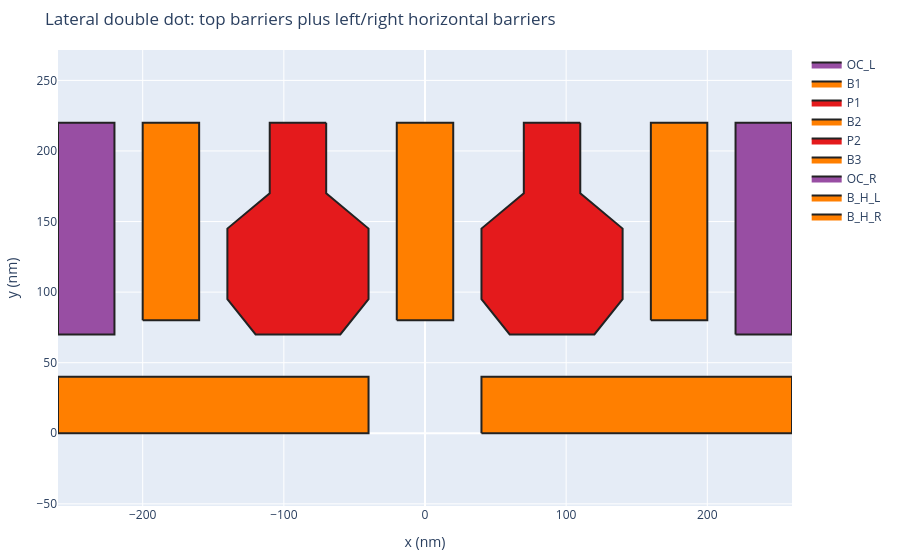

The cell this chart's notebook holds for it:
### Markdown cell above
### 1.1 Exact polygon view and standalone PHIDL device

### Code cell
layout_fig = plot_layout_spec_2d(
    layout_spec,
    title="Lateral double dot: top barriers plus left/right horizontal barriers",
)
layout_fig.show()

device = Device(STEM)
for item in layout_spec:
    layer = (item["gds_layer"], item["gds_datatype"])
    for polygon in item["polygon_xy_nm"]:
        device.add_polygon(polygon, layer=layer)

device.write_gds(str(GDS_PATH))
device.write_svg(str(SVG_PATH))
LAYOUT_SPEC_PATH.write_text(json.dumps(layout_spec, indent=2), encoding="utf-8")
print("Device bbox:", device.bbox)
print("GDS:", GDS_PATH)
print("SVG:", SVG_PATH)

### Figure 1 — Plotly figure (JSON) as saved in the notebook; plotly's stock layout.template omitted (floating-point values rounded to 4 significant figures)
{"data": [{"fill": "toself", "fillcolor": "#984ea3", "hovertemplate": "OC_L<br>type=ohmic<br>x=%{x:.1f} nm<br>y=%{y:.1f} nm<extra></extra>", "line": {"color": "#222222", "width": 2}, "mode": "lines", "name": "OC_L", "type": "scatter", "x": [-260.0, -220.0, -220.0, -260.0, -260.0], "y": [70.0, 70.0, 220.0, 220.0, 70.0]}, {"fill": "toself", "fillcolor": "#ff7f00", "hovertemplate": "B1<br>type=barrier<br>x=%{x:.1f} nm<br>y=%{y:.1f} nm<extra></extra>", "line": {"color": "#222222", "width": 2}, "mode": "lines", "name": "B1", "type": "scatter", "x": [-200.0, -160.0, -160.0, -200.0, -200.0], "y": [80.0, 80.0, 220.0, 220.0, 80.0]}, {"fill": "toself", "fillcolor": "#e41a1c", "hovertemplate": "P1<br>type=plunger<br>x=%{x:.1f} nm<br>y=%{y:.1f} nm<extra></extra>", "line": {"color": "#222222", "width": 2}, "mode": "lines", "name": "P1", "type": "scatter", "x": [-70.0, -110.0, -110.0, -140.0, -140.0, -120.0, -60.0, -40.0, -40.0, -70.0, -70.0], "y": [220.0, 220.0, 170.0, 145.0, 95.0, 70.0, 70.0, 95.0, 145.0, 170.0, 220.0]}, {"fill": "toself", "fillcolor": "#ff7f00", "hovertemplate": "B2<br>type=barrier<br>x=%{x:.1f} nm<br>y=%{y:.1f} nm<extra></extra>", "line": {"color": "#222222", "width": 2}, "mode": "lines", "name": "B2", "type": "scatter", "x": [-20.0, 20.0, 20.0, -20.0, -20.0], "y": [80.0, 80.0, 220.0, 220.0, 80.0]}, {"fill": "toself", "fillcolor": "#e41a1c", "hovertemplate": "P2<br>type=plunger<br>x=%{x:.1f} nm<br>y=%{y:.1f} nm<extra></extra>", "line": {"color": "#222222", "width": 2}, "mode": "lines", "name": "P2", "type": "scatter", "x": [110.0, 70.0, 70.0, 40.0, 40.0, 60.0, 120.0, 140.0, 140.0, 110.0, 110.0], "y": [220.0, 220.0, 170.0, 145.0, 95.0, 70.0, 70.0, 95.0, 145.0, 170.0, 220.0]}, {"fill": "toself", "fillcolor": "#ff7f00", "hovertemplate": "B3<br>type=barrier<br>x=%{x:.1f} nm<br>y=%{y:.1f} nm<extra></extra>", "line": {"color": "#222222", "width": 2}, "mode": "lines", "name": "B3", "type": "scatter", "x": [160.0, 200.0, 200.0, 160.0, 160.0], "y": [80.0, 80.0, 220.0, 220.0, 80.0]}, {"fill": "toself", "fillcolor": "#984ea3", "hovertemplate": "OC_R<br>type=ohmic<br>x=%{x:.1f} nm<br>y=%{y:.1f} nm<extra></extra>", "line": {"color": "#222222", "width": 2}, "mode": "lines", "name": "OC_R", "type": "scatter", "x": [220.0, 260.0, 260.0, 220.0, 220.0], "y": [70.0, 70.0, 220.0, 220.0, 70.0]}, {"fill": "toself", "fillcolor": "#ff7f00", "hovertemplate": "B_H_L<br>type=barrier<br>x=%{x:.1f} nm<br>y=%{y:.1f} nm<extra></extra>", "line": {"color": "#222222", "width": 2}, "mode": "lines", "name": "B_H_L", "type": "scatter", "x": [-260.0, -40.0, -40.0, -260.0, -260.0], "y": [0.0, 0.0, 40.0, 40.0, 0.0]}, {"fill": "toself", "fillcolor": "#ff7f00", "hovertemplate": "B_H_R<br>type=barrier<br>x=%{x:.1f} nm<br>y=%{y:.1f} nm<extra></extra>", "line": {"color": "#222222", "width": 2}, "mode": "lines", "name": "B_H_R", "type": "scatter", "x": [40.0, 260.0, 260.0, 40.0, 40.0], "y": [0.0, 0.0, 40.0, 40.0, 0.0]}], "layout": {"height": 560, "margin": {"b": 50, "l": 55, "r": 20, "t": 50}, "title": {"text": "Lateral double dot: top barriers plus left/right horizontal barriers"}, "xaxis": {"scaleanchor": "y", "scaleratio": 1, "title": {"text": "x (nm)"}}, "yaxis": {"title": {"text": "y (nm)"}}}}
